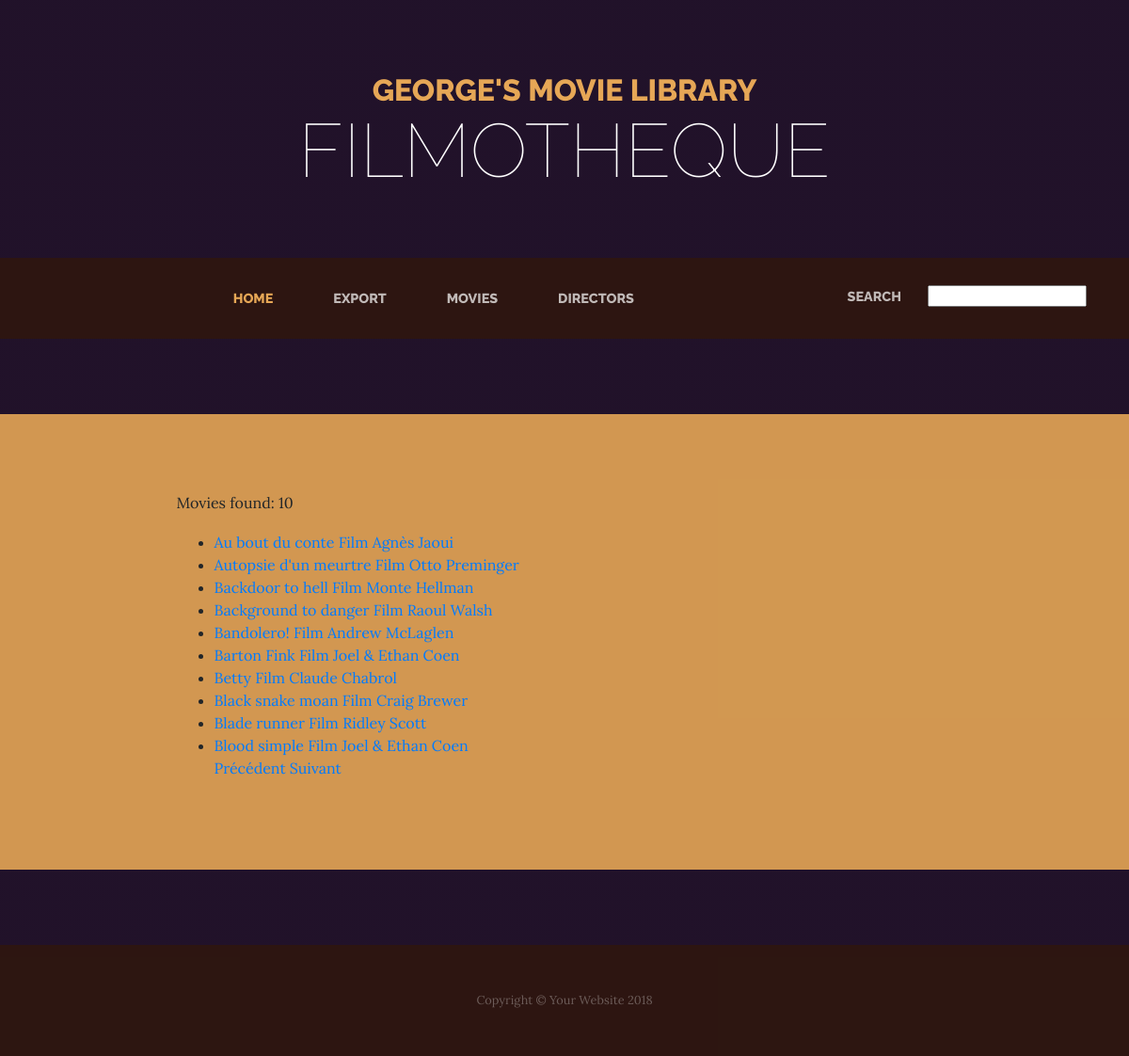
/moviedb/?page=3, run on the app's committed database.
### moviedb/models.py (models this page shows, shortened)
class Movie(models.Model):
    director = models.ForeignKey(Director, on_delete=models.CASCADE)
    title=models.CharField(max_length=255)
    comment=models.CharField(max_length=255)
    class Meta:
        ordering=['title']

class Director(models.Model):
    first_name=models.CharField(max_length=100)
    last_name=models.CharField(max_length=100)
    class Meta:
        ordering=['last_name','first_name']

### moviedb/views.py (the view)
def index(request):
    movie_list=Movie.objects.all()
    paginator = Paginator(movie_list, 10)
    page=request.GET.get('page')
    try:
        movies=paginator.page(page)
    except PageNotAnInteger:
        movies=paginator.page(1)
    except EmptyPage:
        movies=paginator.page(paginator.num_pages)
    context={'title':'MovieDb','content':movies, 'paginate':True}
    template='moviedb/index.html'
    return render(request, template, context)

### moviedb/templates/moviedb/index.html
{% extends 'moviedb/base.html' %}
{% block content %}
  <p>Movies found:
      {{content|length}}
  </p>
  <ul>
	  {% for m in content %}
	      <li>
	      <a href="{% url 'moviedb:movie_details' movie_id=m.id %}">
		{{m.title}}
		{{m.comment}}
	      </a>
	      <a href="{% url 'moviedb:director_details' director_id=m.director.id %}">
		{{m.director.first_name}}
		{{m.director.last_name}}
	      </a>
	      </li>
	  {% endfor %}
  {% if paginate %}
	<nav>
	{% if content.has_previous %}
		<a href="?page={{ content.previous_page_number }}">
		Précédent
		</a>
	{% endif %}
	{% if content.has_next %}
		<a href="?page={{ content.next_page_number }}">
		Suivant
		</a>
	{% endif %}
	</nav>
  {% endif %}
{% endblock %}

### data on the page
Movie: title "Au bout du conte", comment "Film", director.first_name "Agnès", director.last_name "Jaoui"
Movie: title "Autopsie d'un meurtre", comment "Film", director.first_name "Otto", director.last_name "Preminger"
Movie: title "Backdoor to hell", comment "Film", director.first_name "Monte", director.last_name "Hellman"
Movie: title "Background to danger", comment "Film", director.first_name "Raoul", director.last_name "Walsh"
Movie: title "Bandolero!", comment "Film", director.first_name "Andrew", director.last_name "McLaglen"
Movie: title "Barton Fink", comment "Film", director.first_name "Joel & Ethan", director.last_name "Coen"
Movie: title "Betty", comment "Film", director.first_name "Claude", director.last_name "Chabrol"
Movie: title "Black snake moan", comment "Film", director.first_name "Craig", director.last_name "Brewer"
Movie: title "Blade runner", comment "Film", director.first_name "Ridley", director.last_name "Scott"
Movie: title "Blood simple", comment "Film", director.first_name "Joel & Ethan", director.last_name "Coen"

### other printed values
{{ content|length }} "10"
